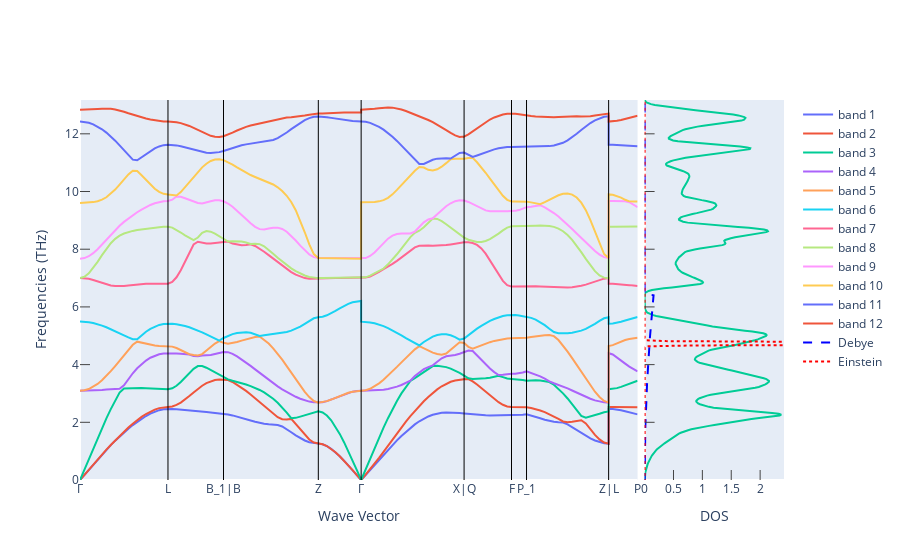

Source (notebook cell):
### Markdown cell above
On observe bien un pic de densité (représentation du Delta de Dirac) dans la courbe d'Einstein. La courbe de Debye suit une loi quadratique et s'annule ensuite. On sait que la position du pic sur la courbe d'Einstein et de la coupure de la courbe de Debye correspondent respectivement à la fréquence $\omega_E$ et $\omega_D$. Etant donné que ces fréquences sont proportionnelles à la température et que nous avons observé que $\theta_E$ était plus faible que $\theta_D$, il est logique d'observer que $\omega_E < \omega_D$.

### Code cell
fig_ph_bs_and_dos = get_plot_bs_and_dos(ph_bs, ph_dos)
fig_ph_bs_and_dos.add_trace(go.Scatter(x=dos_debye, y=ph_w, mode='lines', name='Debye',
                                       line=dict(dash='dash', color='blue')),row=1,col=2)

fig_ph_bs_and_dos.add_trace(go.Scatter(x=dos_einstein, y=ph_w, mode='lines', name='Einstein',
                                       line=dict(dash='dot', color='red')),row=1, col=2)
                        
fig_ph_bs_and_dos.update_yaxes(rangemode="tozero")
fig_ph_bs_and_dos.show()

### Figure 1 — Plotly figure (JSON) as saved in the notebook; plotly's stock layout.template omitted (floating-point values rounded to 4 significant figures; data arrays with more than 128 entries replaced by an {"elided": "..."} marker saying what was removed)
{"data": [{"mode": "lines", "name": "band 1", "type": "scatter", "x": {"elided": "136 float values"}, "xaxis": "x", "y": {"elided": "136 float values"}, "yaxis": "y"}, {"mode": "lines", "name": "band 2", "type": "scatter", "x": {"elided": "136 float values"}, "xaxis": "x", "y": {"elided": "136 float values"}, "yaxis": "y"}, {"mode": "lines", "name": "band 3", "type": "scatter", "x": {"elided": "136 float values"}, "xaxis": "x", "y": {"elided": "136 float values"}, "yaxis": "y"}, {"mode": "lines", "name": "band 4", "type": "scatter", "x": {"elided": "136 float values"}, "xaxis": "x", "y": {"elided": "136 float values"}, "yaxis": "y"}, {"mode": "lines", "name": "band 5", "type": "scatter", "x": {"elided": "136 float values"}, "xaxis": "x", "y": {"elided": "136 float values"}, "yaxis": "y"}, {"mode": "lines", "name": "band 6", "type": "scatter", "x": {"elided": "136 float values"}, "xaxis": "x", "y": {"elided": "136 float values"}, "yaxis": "y"}, {"mode": "lines", "name": "band 7", "type": "scatter", "x": {"elided": "136 float values"}, "xaxis": "x", "y": {"elided": "136 float values"}, "yaxis": "y"}, {"mode": "lines", "name": "band 8", "type": "scatter", "x": {"elided": "136 float values"}, "xaxis": "x", "y": {"elided": "136 float values"}, "yaxis": "y"}, {"mode": "lines", "name": "band 9", "type": "scatter", "x": {"elided": "136 float values"}, "xaxis": "x", "y": {"elided": "136 float values"}, "yaxis": "y"}, {"mode": "lines", "name": "band 10", "type": "scatter", "x": {"elided": "136 float values"}, "xaxis": "x", "y": {"elided": "136 float values"}, "yaxis": "y"}, {"mode": "lines", "name": "band 11", "type": "scatter", "x": {"elided": "136 float values"}, "xaxis": "x", "y": {"elided": "136 float values"}, "yaxis": "y"}, {"mode": "lines", "name": "band 12", "type": "scatter", "x": {"elided": "136 float values"}, "xaxis": "x", "y": {"elided": "136 float values"}, "yaxis": "y"}, {"mode": "lines", "showlegend": false, "type": "scatter", "x": {"elided": "526 float values"}, "xaxis": "x2", "y": {"elided": "526 float values"}, "yaxis": "y2"}, {"line": {"color": "blue", "dash": "dash"}, "mode": "lines", "name": "Debye", "type": "scatter", "x": {"elided": "526 float values"}, "xaxis": "x2", "y": {"elided": "526 float values"}, "yaxis": "y2"}, {"line": {"color": "red", "dash": "dot"}, "mode": "lines", "name": "Einstein", "type": "scatter", "x": {"elided": "526 float values"}, "xaxis": "x2", "y": {"elided": "526 float values"}, "yaxis": "y2"}], "layout": {"shapes": [{"line": {"color": "black", "width": 1}, "type": "line", "x0": 1.066, "x1": 1.066, "xref": "x", "y0": 0, "y1": 1, "yref": "y domain"}, {"line": {"color": "black", "width": 1}, "type": "line", "x0": 1.739, "x1": 1.739, "xref": "x", "y0": 0, "y1": 1, "yref": "y domain"}, {"line": {"color": "black", "width": 1}, "type": "line", "x0": 2.887, "x1": 2.887, "xref": "x", "y0": 0, "y1": 1, "yref": "y domain"}, {"line": {"color": "black", "width": 1}, "type": "line", "x0": 3.406, "x1": 3.406, "xref": "x", "y0": 0, "y1": 1, "yref": "y domain"}, {"line": {"color": "black", "width": 1}, "type": "line", "x0": 4.653, "x1": 4.653, "xref": "x", "y0": 0, "y1": 1, "yref": "y domain"}, {"line": {"color": "black", "width": 1}, "type": "line", "x0": 5.228, "x1": 5.228, "xref": "x", "y0": 0, "y1": 1, "yref": "y domain"}, {"line": {"color": "black", "width": 1}, "type": "line", "x0": 5.41, "x1": 5.41, "xref": "x", "y0": 0, "y1": 1, "yref": "y domain"}, {"line": {"color": "black", "width": 1}, "type": "line", "x0": 6.405, "x1": 6.405, "xref": "x", "y0": 0, "y1": 1, "yref": "y domain"}], "xaxis": {"anchor": "y", "domain": [0, 0.792], "mirror": true, "showgrid": false, "ticklen": 0, "ticks": "inside", "ticktext": ["Γ", "L", "B_1|B", "Z", "Γ", "X|Q", "F", "P_1", "Z|L", "P"], "tickvals": [0, 1.066, 1.739, 2.887, 3.406, 4.653, 5.228, 5.41, 6.405, 6.755], "title": {"text": "Wave Vector"}}, "xaxis2": {"anchor": "y2", "domain": [0.802, 1], "mirror": true, "range": [0, 2.413], "showgrid": false, "ticklen": 10, "ticks": "inside", "title": {"text": "DOS"}}, "yaxis": {"anchor": "x", "domain": [0, 1], "mirror": true, "range": [0, 13.17], "rangemode": "tozero", "showgrid": false, "ticklen": 10, "ticks": "inside", "title": {"text": "Frequencies (THz)"}}, "yaxis2": {"anchor": "x2", "domain": [0, 1], "matches": "y", "mirror": true, "rangemode": "tozero", "showgrid": false, "showticklabels": false, "ticklen": 10, "ticks": "inside"}}}
